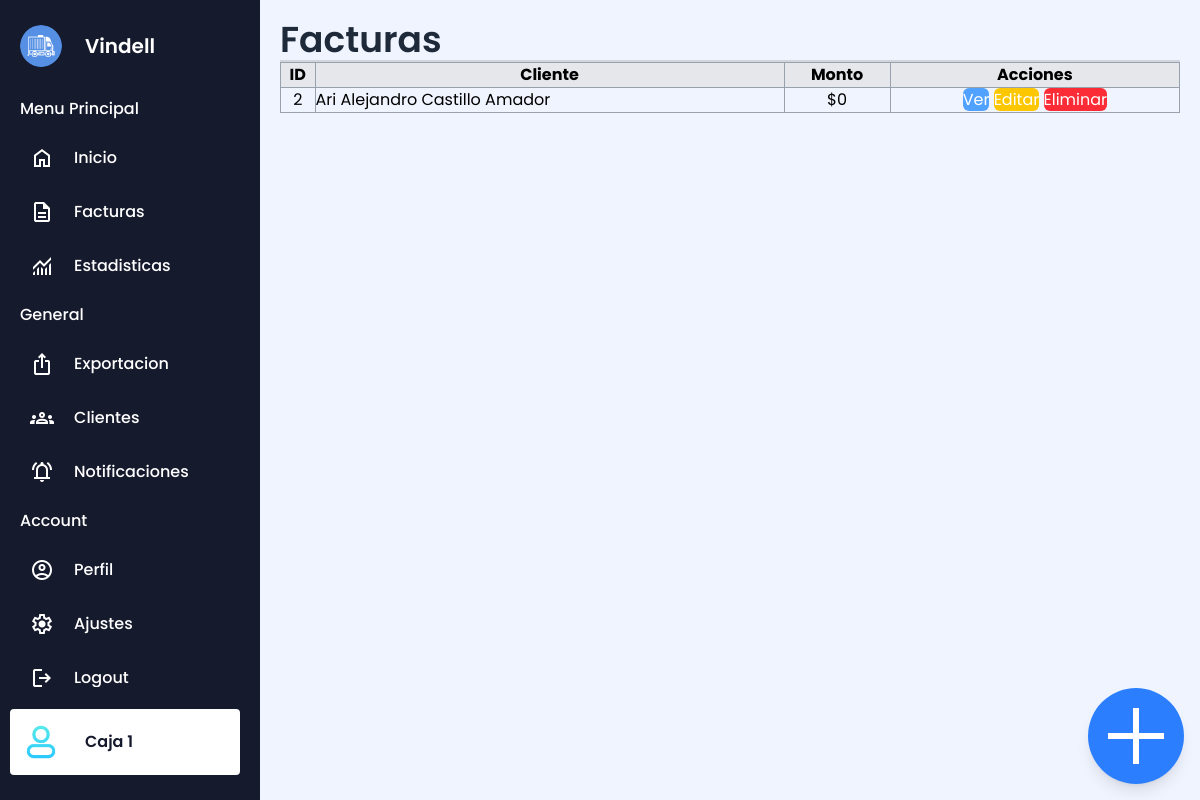
The page /facturas/ on the database as committed earlier.
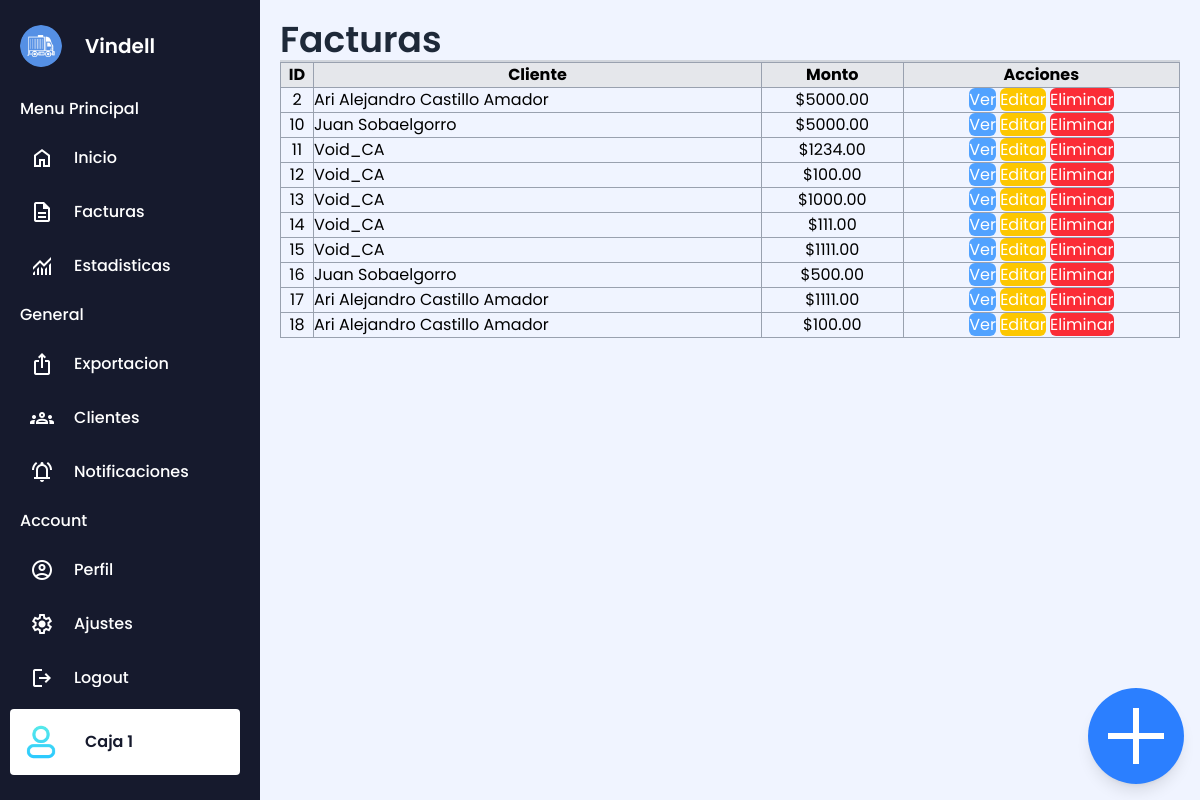
The same page on the database as committed later.
### facturas/models.py (models this page shows, shortened)
class Invoice(models.Model):
    ESTADOS_FACTURA = [
        ('pendiente', 'Pendiente'),
        ('pagado', 'Pagado'),
        ('cancelado', 'Cancelado'),
    ]
    INVOICE_TYPES = [
        ('Ingreso', 'Ingreso'),
        ('Egreso', 'Egreso'),
        ('Caja', 'Caja'),
    ]
    client = models.ForeignKey(Client, related_name="invoices", on_delete=models.CASCADE)
    emitted_date = models.DateField(default=now)
    expire_date = models.DateField(null=True, blank=True)
    service = models.ManyToManyField(Service, related_name="invoices")
    state = models.CharField(max_length=10, choices=ESTADOS_FACTURA, default='pagado')
    invoice_type = models.CharField(max_length=10, choices=INVOICE_TYPES, default='Ingreso')
    print_number = models.PositiveIntegerField(default=0)
    created_at = models.DateTimeField(auto_now_add=True)
    description = models.TextField(blank=True, null=True)
    @property
    def calc_total(self):
        return sum(service.price for service in self.service.all())

class Client(models.Model):
    name = models.CharField(max_length=100)
    address = models.CharField(max_length=200, blank=True, null=True)
    phone = models.CharField(
        max_length=15,
        blank=True,
        null=True,
        validators=[RegexValidator(regex=r'^\d{7,15}$', message="Número inválido")]
    )
    ruc = models.CharField(max_length=13, default="None")
    def __str__(self):
        return self.name

class Service(models.Model):
    specification = models.TextField(blank=True, null=True)
    price = models.DecimalField(max_digits=10, decimal_places=2)

### facturas/views.py (the view)
# urls.py: path('', views.invoice_list, name='invoice_list'),
def invoice_list(request):
    facturas = Invoice.objects.all()
    return render(request, 'facturas/invoices_list.html', {'invoices': facturas})

### facturas/templates/facturas/invoices_list.html (shortened to what this page needs)
{% extends 'facturas/base.html' %}
{% block content %}
<h1 class="text-4xl font-semibold text-gray-800 border-b-2 border-gray-300 pb-2">Facturas</h1>
<table class="table-auto border-collapse border border-gray-300 w-full mt-4">
    <thead>
        <tr class="bg-gray-200">
            <th class="border border-gray-400 px-4 py-2">ID</th>
            <th class="border border-gray-400 px-4 py-2">Cliente</th>
            <th class="border border-gray-400 px-4 py-2">Monto</th>
            <th class="border border-gray-400 px-4 py-2">Acciones</th>
        </tr>
    </thead>
    <tbody>
        {% for invoice in invoices %}
        <tr class="hover:bg-gray-100">
            <td class="border border-gray-400 px-4 py-2 text-center">{{ invoice.id }}</td>
            <td class="border border-gray-400 px-4 py-2">{{ invoice.client }}</td>
            <td class="border border-gray-400 px-4 py-2 text-center">${{ invoice.calc_total }}</td>
            <td class="border border-gray-400 px-4 py-2 text-center space-x-2">
                <a href="{% url 'invoice_detail' invoice.id %}" class="bg-blue-400 text-white px-3 py-1 rounded-md hover:bg-blue-500">Ver</a>
                <a href="{% url 'edit_invoice' invoice.id %}" class="bg-yellow-400 text-white px-3 py-1 rounded-md hover:bg-yellow-500">Editar</a>
                <a href="{% url 'delete_invoice' invoice.id %}" class="bg-red-500 text-white px-3 py-1 rounded-md hover:bg-red-600">Eliminar</a>
            </td>
        </tr>
        {% endfor %}
    </tbody>
</table>
<a href="{% url 'create_invoice' %}"
   class="fixed bottom-4 right-4 bg-blue-500 text-white p-4 rounded-full shadow-lg hover:bg-blue-600 transition flex items-center justify-center">
   <span class="material-symbols-outlined" style="font-size: 6rem;">add</span>
</a>
{% endblock %}

### facturas/templates/facturas/base.html (shortened to what this page needs)
{% load static %}
<!DOCTYPE html>
<html lang="en">
  <head>
    <link rel="stylesheet" href="{% static 'css/styles.css' %}?v=2">
    <script src="https://unpkg.com/@tailwindcss/browser@4"></script>
  </head>
  <body>
    <aside class="sidebar">
      <div class="sidebar-header">
        <img src="{% static 'images/logo.png' %}" alt="logo" />
        <h2>Vindell</h2>
      </div>
      <ul class="sidebar-links">
        <h4>
          <span>Menu Principal</span>
        </h4>
        <li><a href="#"><span class="material-symbols-outlined"> home </span>Inicio</a></li>
        <li><a href="{% url 'invoice_list' %}"><span class="material-symbols-outlined"> description </span>Facturas</a></li>
        <li><a href="#"><span class="material-symbols-outlined"> monitoring </span>Estadisticas</a></li>
        <h4>
          <span>General</span>
        </h4>
        <li><a href="#"><span class="material-symbols-outlined"> ios_share </span>Exportacion</a></li>
        <li><a href="{% url 'clients' %}"><span class="material-symbols-outlined"> groups </span>Clientes</a></li>
        <li><a href="#"><span class="material-symbols-outlined"> notifications_active </span>Notificaciones</a></li>
        <h4>
          <span>Account</span>
        </h4>
        <li><a href="#"><span class="material-symbols-outlined"> account_circle </span>Perfil</a></li>
        <li><a href="#"><span class="material-symbols-outlined"> settings </span>Ajustes</a></li>
        <li><a href="#"><span class="material-symbols-outlined"> logout </span>Logout</a></li>
      </ul>
      <div class="user-account">
        <div class="user-profile">
          <img src="{% static 'images/profile-img.jpg' %}" alt="Profile Image" />
          <div class="user-detail">
            <h3>Caja 1</h3>
          </div>
        </div>
      </div>
    </aside>
    <main class="content">
      {% block content %}{% endblock %}
    </main>
  </body>
</html>

### facturas/static/css/styles.css (style rules this page uses)
* { margin: 0; padding: 0; box-sizing: border-box; font-family: "Poppins", sans-serif; }
body { min-height: 100vh; background: #F0F4FF; }
.sidebar { position: fixed; top: 0; left: 0; height: 100%; width: 85px; display: flex; overflow-x: hidden; flex-direction: column; background: #161a2d; padding: 25px 20px; transition: all 0.4s ease; }
.sidebar .sidebar-header { display: flex; align-items: center; }
.sidebar .sidebar-header img { width: 42px; border-radius: 50%; }
.sidebar .sidebar-header h2 { color: #fff; font-size: 1.25rem; font-weight: 600; white-space: nowrap; margin-left: 23px; }
.sidebar-links h4 { color: #fff; font-weight: 500; white-space: nowrap; margin: 10px 0; position: relative; }
.sidebar-links h4 span { opacity: 0; }
.sidebar-links { list-style: none; margin-top: 20px; height: 80%; overflow-y: auto; scrollbar-width: none; }
.sidebar-links li a { display: flex; align-items: center; gap: 0 20px; color: #fff; font-weight: 500; white-space: nowrap; padding: 15px 10px; text-decoration: none; transition: 0.2s ease; }
.user-account { margin-top: auto; padding: 12px 10px; margin-left: -10px; }
.user-profile { display: flex; align-items: center; color: #161a2d; }
.user-profile img { width: 42px; border-radius: 50%; border: 2px solid #fff; }
.user-profile h3 { font-size: 1rem; font-weight: 600; }
.user-detail { margin-left: 23px; white-space: nowrap; }
main.content { margin-left: 85px; padding: 20px; transition: margin-left 0.4s ease; }

Rows that differ between the two databases and show on the page:
computed for Invoice id 2: calc_total "0" → "5000.00"
added Invoice: id "10", client "Juan Sobaelgorro", calc_total "5000.00"
added Invoice: id "11", client "Void_CA", calc_total "1234.00"
added Invoice: id "12", client "Void_CA", calc_total "100.00"
added Invoice: id "13", client "Void_CA", calc_total "1000.00"
added Invoice: id "14", client "Void_CA", calc_total "111.00"
added Invoice: id "15", client "Void_CA", calc_total "1111.00"
added Invoice: id "16", client "Juan Sobaelgorro", calc_total "500.00"
added Invoice: id "17", client "Ari Alejandro Castillo Amador", calc_total "1111.00"
added Invoice: id "18", client "Ari Alejandro Castillo Amador", calc_total "100.00"
